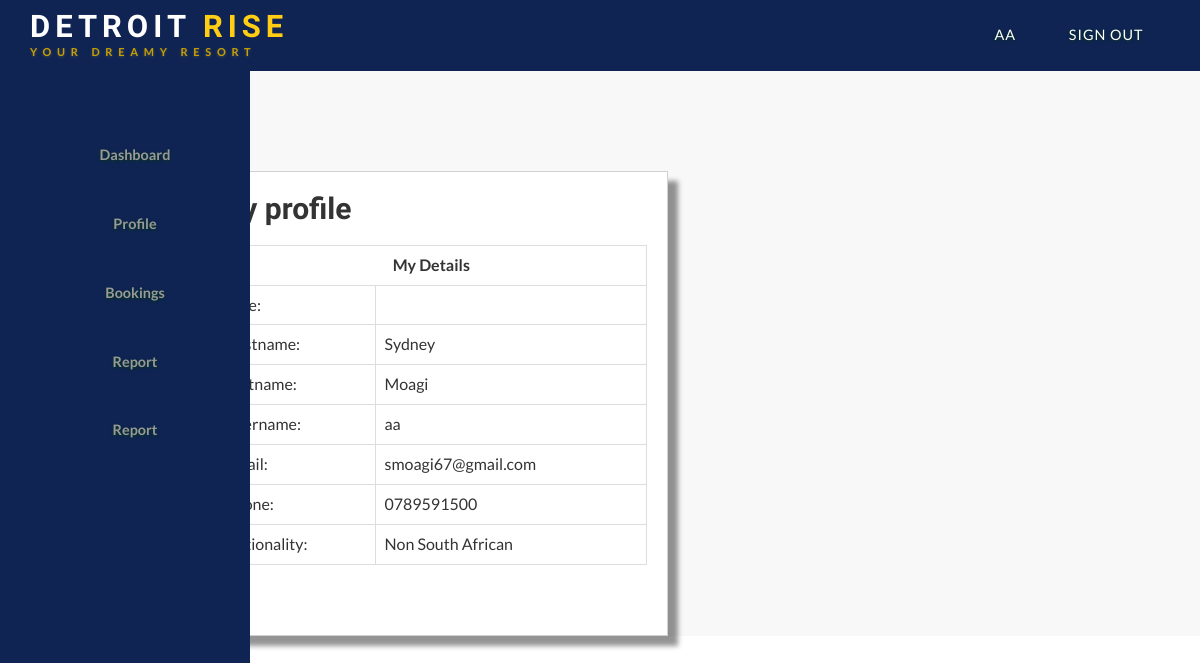
Page /Website/users/profile.php (signed in) on the committed database.
### tables this page shows
CREATE TABLE `tb_data` (
  `id` int(11) NOT NULL,
  `title` varchar(50) NOT NULL,
  `name` varchar(50) NOT NULL,
  `surname` varchar(50) NOT NULL,
  `username` varchar(50) NOT NULL,
  `email` varchar(50) NOT NULL,
  `phone` varchar(50) NOT NULL,
  `nation` varchar(50) NOT NULL,
  `password` varchar(50) NOT NULL
);

### Website/users/profile.php (the view, shortened to what this page needs)
<?php
    include '../includes/header.php';
    include 'db.php';
?>
<!DOCTYPE html>
<html lang="en">
<head>
</head>
<body>
<div class="container-fluid">
        <div class="col-md-12">
            <div class="row">
                <div class="col-md-2" style="margin-left: -30px;">
                    <?php
                        include 'sidenav.php';
                        $users = $_SESSION['user'];
                        $query = "SELECT * FROM tb_data WHERE username = '$users'";
                        $result = mysqli_query($con,$query);
                        $row = mysqli_fetch_array($result);
                    ?>
                </div>
                <div class="col-md-10">
                    <div class="col-md-12">
                        <div class="row">
                            <div class="wrap-login col-md-6">
                                <h2>My profile</h2>
                                <table class="table table-bordered y-2" >
                                    <tr>
                                        <th colspan="2" class="text-center">My Details</th>
                                    </tr>
                                     <tr>
                                        <td>Title:</td>
                                        <td><?php
                                        ?></td>
                                    </tr>
                                    <tr>
                                        <td>Firstname:</td>
                                        <td><?php
                                            echo $row['name'];
                                        ?></td>
                                    </tr>
                                    <tr>
                                        <td>Lastname:</td>
                                        <td><?php
                                            echo $row['surname'];
                                        ?></td>
                                    </tr>
                                    <tr>
                                        <td>Username:</td>
                                        <td><?php
                                            echo $row['username'];
                                        ?></td>
                                    </tr>
                                    <tr>
                                        <td>Email:</td>
                                        <td><?php
                                            echo $row['email'];
                                        ?></td>
                                    </tr>
                                    <tr>
                                        <td>Phone:</td>
                                        <td><?php
                                            echo $row['phone'];
                                        ?></td>
                                    </tr>
                                    <tr>
                                        <td>Nationality:</td>
                                        <td><?php
                                            echo $row['nation'];
                                        ?></td>
                                    </tr>
                                </table>
                            </div>
                            <div class="col-md-6">
                            </div>
                        </div>
                    </div>
                </div>
            </div>
        </div>
</div>
</body>
</html>

### Website/css/chocolat.css (style rules this page uses)
body { margin:0; padding:0; }

### Website/css/easy-responsive-tabs.css (style rules this page uses)
body { margin: 0px; padding: 0px; background: #f5f5f5; font-weight: 500; }

### Website/css/style.css (style rules this page uses)
html, body { margin:0; font-size: 100%; font-family: 'Lato', sans-serif; background: #fff; }
h1,h2,h3,h4,h5,h6 { margin:0; font-family: 'Federo', sans-serif; font-weight: 600; }

### Website/users/css/style2.css (style rules this page uses)
.y-2 { margin-top: 20px; }

### Website/users/css/style.css (style rules this page uses)
body { background-color: #f8f8f8; margin: 0px; padding: 0px; }
.wrap-login { padding: 20px; margin-top: 100px; padding-bottom: 50px; background-color: #fff; border: solid 1px #d0d0d0; -webkit-box-shadow: 10px 10px 5px 0px rgba(0,0,0,0.42); -moz-box-shadow: 10px 10px 5px 0px rgba(0,0,0,0.42); box-shadow: 10px 10px 5px 0px rgba(0,0,0,0.42); }

### rows in the picture
tb_data: name "Sydney", surname "Moagi", username "aa", email "smoagi67@gmail.com", phone "0789591500", nation "Non South African"

### other values in the picture
$users "AA"
